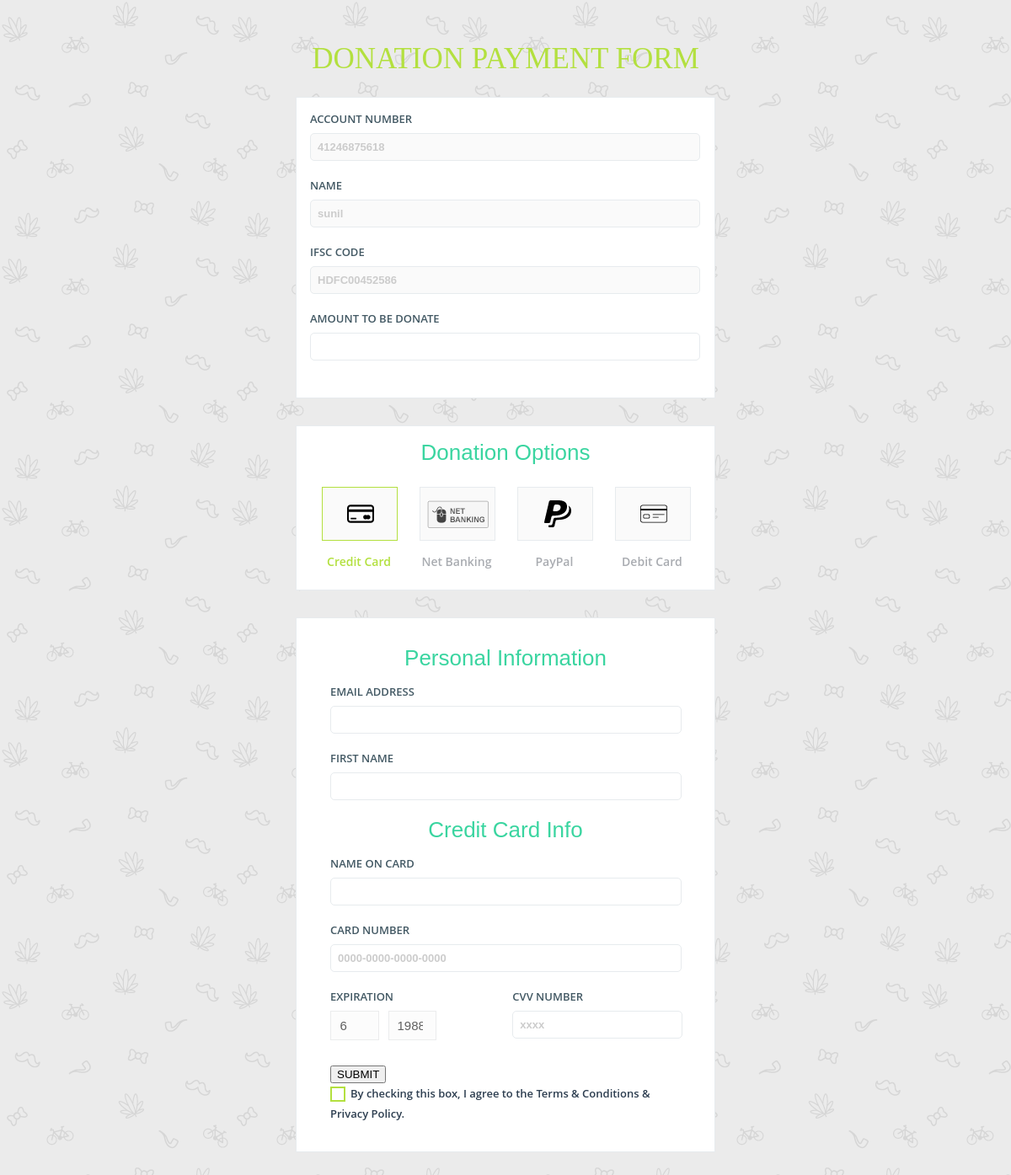
/donates/20, run on the app's committed database.
### accounts/models.py (models this page shows, shortened)
class User(AbstractUser):
    username = None
    role = models.CharField(max_length=12, error_messages={
        'required': "Role must be provided"
    })
    gender = models.CharField(max_length=10, blank=True, null=True, default="")
    email = models.EmailField(unique=True, blank=False,
                              error_messages={
                                  'unique': "A user with that email already exists.",
                              })
    account_no=models.PositiveIntegerField(null=True,blank=True)
    ifsc=models.TextField(max_length=15)
    account_holder_name = models.CharField(max_length=25)
    address = models.TextField(max_length=50)
    phone_regex = RegexValidator(regex=r'^\+?1?\d{8,10}$',
                                 message="Phone number must be entered in the format: '+999999999'. Up to 10 digits allowed.")
    phno = models.CharField(validators=[phone_regex], max_length=17, blank=True)  # validators should be a list
    USERNAME_FIELD = "email"
    REQUIRED_FIELDS = []
    objects = UserManager()

### jobsapp/views/ngo.py (the view)
# urls.py: path('donates/<int:id>', Donateview.as_view(), name='jobs-donate'),
class Donateview(DetailView):
    model=User
    template_name = 'jobs/payment.html'
    context_object_name = 'ngo'
    pk_url_kwarg = 'id'
    def get_object(self, queryset=None):
        obj = super(Donateview, self).get_object(queryset=queryset)
        if obj is None:
            raise Http404("Job doesn't exists")
        return obj
    def get(self, request, *args, **kwargs):
        try:
            self.object = self.get_object()
        except Http404:
            raise Http404("Job doesn't exists")
        context = self.get_context_data(object=self.object)
        return self.render_to_response(context)

### templates/jobs/payment.html (shortened to what this page needs)
{%load static %}
<!DOCTYPE html>
<html>
<head>
<link href="{% static 'css/style.css' %}" rel="stylesheet" type="text/css" media="all" />
</head>
<body>
	<div class="main">
		<h1>Donation Payment Form</h1>
		<div class="content">
						<div class="sap_tabs">
							<div id="horizontalTab" style="display: block; width: 100%; margin: 0px;">
                               	<div class="pay-tabs">
                                    <div class="tab-for">
                                        <h5>ACCOUNT NUMBER</h5>
                                        <input type="text" value="{{ngo.account_no}}" disabled/>
                                        <h5>NAME</h5>
                                        <input type="text" value="{{ngo.account_holder_name}}" disabled/>
                                        <h5>IFSC CODE</h5>
                                        <input type="text" value="{{ngo.ifsc}}" disabled/>
                                        <h5>AMOUNT TO BE DONATE</h5>
                                        <input type="text" name="amount"/>
                                    </div>
                                </div>
								<div class="pay-tabs">
									<h2>Donation Options</h2>
									  <ul class="resp-tabs-list">
										  <li class="resp-tab-item" aria-controls="tab_item-0" role="tab"><span><label class="pic1"></label>Credit Card</span></li>
										  <li class="resp-tab-item" aria-controls="tab_item-1" role="tab"><span><label class="pic3"></label>Net Banking</span></li>
										  <li class="resp-tab-item" aria-controls="tab_item-2" role="tab"><span><label class="pic4"></label>PayPal</span></li>
										  <li class="resp-tab-item" aria-controls="tab_item-3" role="tab"><span><label class="pic2"></label>Debit Card</span></li>
									  </ul>
								</div>
								<div class="resp-tabs-container">
									<div class="tab-1 resp-tab-content" aria-labelledby="tab_item-0">
										<div class="payment-info">
											<h3>Personal Information</h3>
											<form>
												<div class="tab-for">
													<h5>EMAIL ADDRESS</h5>
														<input type="text" value="">
													<h5>FIRST NAME</h5>
														<input type="text" value="">
												</div>
											</form>
											<h3 class="pay-title">Credit Card Info</h3>
											<form>
												<div class="tab-for">
													<h5>NAME ON CARD</h5>
														<input type="text" value="">
													<h5>CARD NUMBER</h5>
														<input class="pay-logo" type="text" value="0000-0000-0000-0000" onfocus="this.value = '';" onblur="if (this.value == '') {this.value = '0000-0000-0000-0000';}" required="">
												</div>
												<div class="transaction">
													<div class="tab-form-left user-form">
														<h5>EXPIRATION</h5>
															<ul>
																<li>
																	<input type="number" class="text_box" type="text" value="6" min="1" />
																</li>
																<li>
																	<input type="number" class="text_box" type="text" value="1988" min="1" />
																</li>
															</ul>
													</div>
													<div class="tab-form-right user-form-rt">
														<h5>CVV NUMBER</h5>
														<input type="text" value="xxxx" onfocus="this.value = '';" onblur="if (this.value == '') {this.value = 'xxxx';}" required="">
													</div>
												</div>
												<input type="button" value="SUBMIT" onClick="location.href= '{% url 'jobs:home' %}' ">
											</form>
											<div class="single-bottom">
													<ul>
														<li>
															<label for="brand"><span></span>By checking this box, I agree to the Terms & Conditions & Privacy Policy.</label>
														</li>
													</ul>
											</div>
										</div>
									</div>
								</div>
							</div>
						</div>
		</div>
	</div>
</body>
</html>

### data on the page
User: account_no "41246875618", account_holder_name "sunil", ifsc "HDFC00452586"
